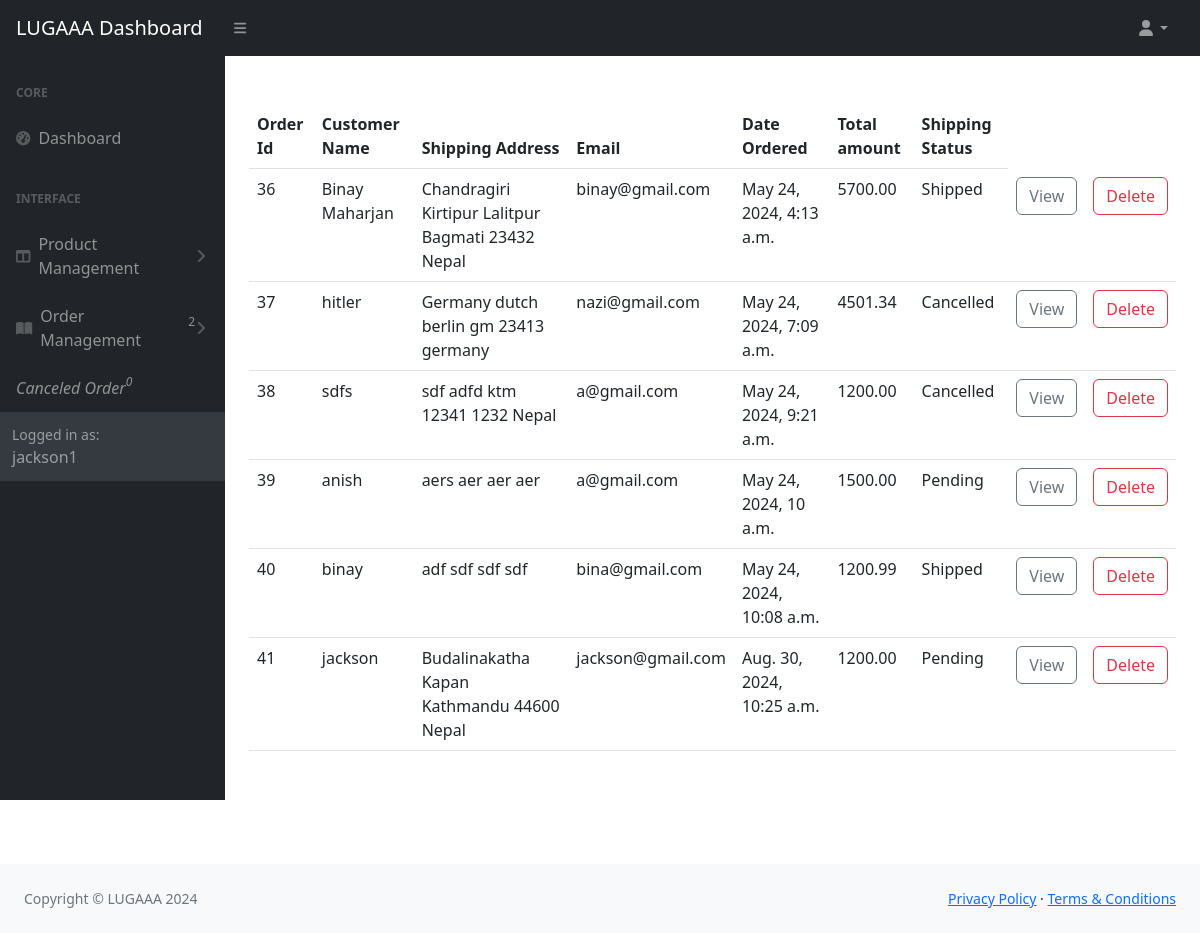
Screenshot of /admin_dashboard/order_list (signed in) with the database file from the repository.
### payment/models.py (models this page shows, shortened)
class Order(models.Model):
    user = models.ForeignKey(User, on_delete=models.CASCADE ,null=True, blank=True)
    fullname = models.CharField(max_length=255)
    email = models.EmailField(max_length=250)
    shipping_address= models.TextField(max_length=15000)
    amount_paid = models.DecimalField(max_digits=10, decimal_places=2)
    date_ordered = models.DateTimeField(auto_now_add=True)
    status =  models.CharField(max_length=25, default='Pending')
    shipped_date = models.DateTimeField(blank=True, null=True)

### admin_dashboard/views.py (the view)
# urls.py: path('order_list', views.order_list, name="order_list"),
def order_list(request):
    orderList = Order.objects.all()
    return render(request, 'order_list.html', {'order_list': orderList})

### admin_dashboard/context_processor.py (called while the page is built)
def order_notify(request):
    order = Order.objects.filter(status = 'Pending').count()
    return  {'notification_count': order}

def cancel_notify(request):
    cancel = CancellationOrder.objects.filter(mark_as_read = False).count()
    return {'cancel_count': cancel}

### cart/context_processor.py (called while the page is built)
def cart(request):
    return {'cart': Cart(request)}

### store/context_processor.py (called while the page is built)
def user_order_notify(request):
    user = request.user.pk
    order = Order.objects.filter(user = user, status = 'Pending').count()
    return  {'user_order_count': order}

### admin_dashboard/templates/order_list.html (shortened to what this page needs)
{% extends "dashbase.html" %}
{%block content%}
{% include 'layout.html'%}
<div id="layoutSidenav_content">
    <main>
        <div class="container-fluid px-4">
  <div class="row">
    <div class="col">
      <table class="table">
        <thead>
          <tr>
            <th scope="col">Order Id</th>
            <th scope="col">Customer Name</th>
            <th scope="col">Shipping Address</th>
            <th scope="col">Email</th>
            <th scope="col">Date Ordered</th>
            <th scope="col">Total amount</th>
            <th scope="col">Shipping Status</th>
          </tr>
        </thead>
        <tbody>
          {% for order in order_list %}
          <tr>
            <td>{{ order.pk }}</td>
            <td>{{ order.fullname }}</td>
            <td>{{ order.shipping_address }}</td>
            <td>{{ order.email }}</td>
            <td>{{ order.date_ordered}}</td>
            <td>{{ order.amount_paid}}</td>
            <td>{{ order.status}}</td>
            <td><a href = "{% url 'order_edit' order.pk %}" class=" btn btn-outline-secondary">View </a></td>
            <td><a href="{% url 'order_delete' order.pk %}"  class=" btn btn-outline-danger">Delete</a></td>
          </tr>
          {% endfor %}
        </tbody>
      </table>
    </div>
  </div>
</div>
  </div>
</div>
{%endblock%}

### admin_dashboard/templates/layout.html (shortened to what this page needs)
{%load static%}
<div id="layoutSidenav">
    <div id="layoutSidenav_nav">
        <nav class="sb-sidenav accordion sb-sidenav-dark" id="sidenavAccordion">
            <div class="sb-sidenav-menu">
                <div class="nav">
                    <div class="sb-sidenav-menu-heading">Core</div>
                    <a class="nav-link" href="{%url 'dashboard'%}">
                        <div class="sb-nav-link-icon"><i class="fas fa-tachometer-alt"></i></div>
                        Dashboard
                    </a>
                    <div class="sb-sidenav-menu-heading">Interface</div>
                    <a class="nav-link collapsed" href="#" data-bs-toggle="collapse" data-bs-target="#collapseLayouts" aria-expanded="false" aria-controls="collapseLayouts">
                        <div class="sb-nav-link-icon"><i class="fas fa-columns"></i></div>
                        Product Management
                        <div class="sb-sidenav-collapse-arrow"><i class="fas fa-angle-down"></i></div>
                    </a>
                    <a class="nav-link collapsed" href="#" data-bs-toggle="collapse" data-bs-target="#collapsePages" aria-expanded="false" aria-controls="collapsePages">
                        <div class="sb-nav-link-icon"><i class="fas fa-book-open"></i></div>
                        Order Management <sup>{{notification_count}}</sup>
                        <div class="sb-sidenav-collapse-arrow"><i class="fas fa-angle-down"></i></div>
                    </a>
                    <i class="bi bi-x-square"><a class="nav-link" href="{% url 'canceled_order'%}">Canceled Order <sup>{{cancel_count}}</sup></a></i>
            </div>
            <div class="sb-sidenav-footer">
                <div class="small">Logged in as:</div>
              {{ user.username }}
            </div>
        </nav>
    </div>

### rows the page displays
Order: pk "36", fullname "Binay Maharjan", shipping_address "Chandragiri Kirtipur Lalitpur Bagmati 23432 Nepal", email "binay@gmail.com", date_ordered "May 24, 2024, 4:13 a.m.", amount_paid "5700.00", status "Shipped"
Order: pk "37", fullname "hitler", shipping_address "Germany dutch berlin gm 23413 germany", email "nazi@gmail.com", date_ordered "May 24, 2024, 7:09 a.m.", amount_paid "4501.34", status "Cancelled"
Order: pk "38", fullname "sdfs", shipping_address "sdf adfd ktm 12341 1232 Nepal", email "a@gmail.com", date_ordered "May 24, 2024, 9:21 a.m.", amount_paid "1200.00", status "Cancelled"
Order: pk "39", fullname "anish", shipping_address "aers aer aer aer", email "a@gmail.com", date_ordered "May 24, 2024, 10 a.m.", amount_paid "1500.00", status "Pending"
Order: pk "40", fullname "binay", shipping_address "adf sdf sdf sdf", email "bina@gmail.com", date_ordered "May 24, 2024, 10:08 a.m.", amount_paid "1200.99", status "Shipped"
Order: pk "41", fullname "jackson", shipping_address "Budalinakatha Kapan Kathmandu 44600 Nepal", email "jackson@gmail.com", date_ordered "Aug. 30, 2024, 10:25 a.m.", amount_paid "1200.00", status "Pending"

### other values shown
{{ notification_count }} "2"
{{ cancel_count }} "0"
{{ user.username }} "jackson1"
